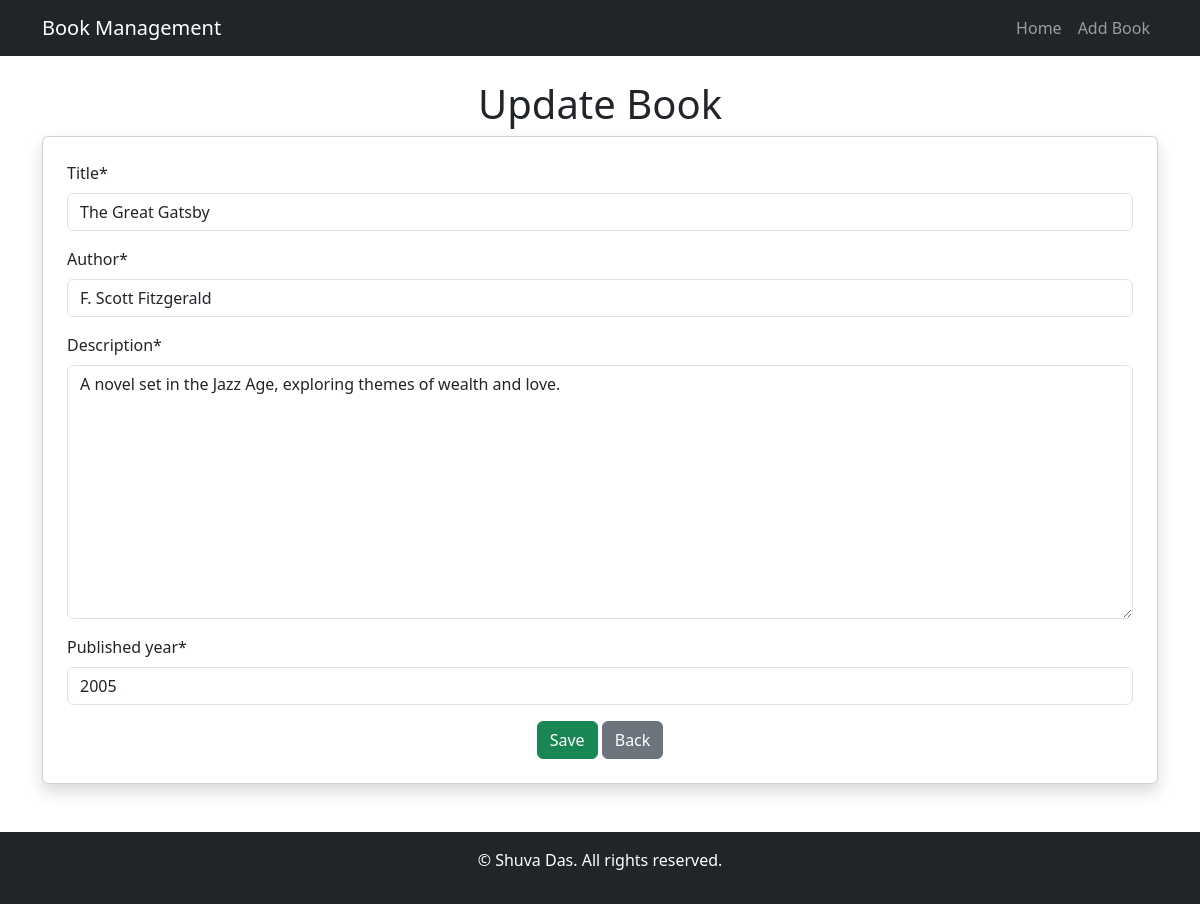
The app's page /edit_book/1 with its own data.
### books/models.py (models this page shows, shortened)
class Book(models.Model):
    title =models.CharField(max_length=100)
    author=models.CharField(max_length=100)
    description=models.TextField()
    published_year=models.PositiveBigIntegerField()

### books/views.py (the view)
# urls.py: path('edit_book/<int:book_id>',edit_book,name='edit_book'),
def edit_book(request,book_id):
    book=get_object_or_404(Book,id=book_id)
    if request.method =='POST':
        form=EditBookForm(request.POST,instance=book)
        if form.is_valid():
            form.save()
            messages.success(request,'Book updated Successfully!')
            return redirect('/')
    else:
        form=EditBookForm(instance=book)
        context={
            'form':form
        }
        return render(request,'add_book.html',context)

### books/forms.py
class EditBookForm(forms.ModelForm):
    class Meta:
        model=Book
        fields=[ 'title','author','description','published_year']
        widgets={
            'title':forms.TextInput(attrs={'class':'form-control','placeholder':'Enter Book Title'}),
            'author':forms.TextInput(attrs={'class':'form-control','placeholder':'Enter Author Name'}),
            'description':forms.Textarea(attrs={'class':'form-control','placeholder':'Enter Book Descriptions'}),
            'published_year':forms.NumberInput(attrs={'class':'form-control','placeholder':'Enter Published Year'})
        }

### templates/add_book.html (shortened to what this page needs)
{% extends "index.html" %}
{% load crispy_forms_tags %}
{% block content %}
    <h1 class="text-center">{% if form.instance.pk %}Update{% else %}Add{% endif %} Book</h1>
    <div class="card shadow p-4">
        <form method="post">
            {{ form|crispy }}
            <div class="text-center">
                <button type="submit" class="btn btn-success">Save</button>
                <a href="{% url 'homepage' %}" class="btn btn-secondary">Back</a>
            </div>
        </form>
    </div>
{% endblock %}

### records on screen
Book: title "The Great Gatsby", author "F. Scott Fitzgerald", description "A novel set in the Jazz Age, exploring themes of wealth and love.", published_year "2005"
